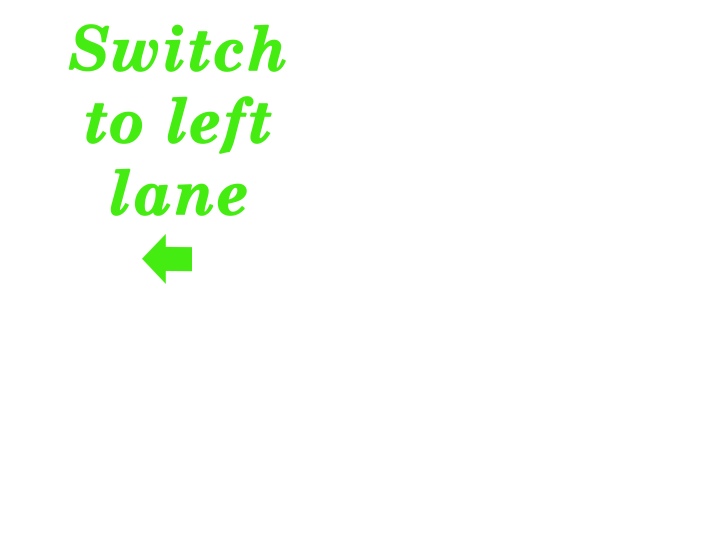
#> input picture Lane Detection Project/left.jpg, 1440 x 1080 px (shown at 1/2 size)
$ python Proj1.py
#> lines starting #> are read from the running program, lines starting #| are printed output that depends on the picture; after the words box and inside, x2 and y2 are one past the last pixel; in counts of white or black regions, pixels touching at a corner belong together; pictures that were not available may be replaced by others from this repository, and a replacement may not be noted
# %% [markdown]
# # Project 1: Lane Detection
# # Daniel Malky 318570462
# # Amit Viner 208538892

import numpy as np
import matplotlib.pyplot as plt
import cv2

# %%
# ## Import a video
cv2.namedWindow('out',cv2.WINDOW_NORMAL)
cv2.resizeWindow('out', 800,600)

cap = cv2.VideoCapture('input.mp4')
if (cap.isOpened() == False):
  print("Error opening video file")

orig_frame_width = frame_width = int(cap.get(3))
orig_frame_height = frame_height = int(cap.get(4))

# %%
# ## Video Attributes
fig = (10,10)                           # figure size
color = (70, 170, 0)                    # line color
thick = 4                               # line thickness

# ## Set attributes for relavent zone to mask (rectangle points)
W_start = 500
H_start = 680
W_end = 900
H_end = 980

# ## Additional Attributes
H_limit_up = H_start                    # starting and ending boundries for lines to draw
H_limit_down = H_end - 20
r_step = 1
t_step = np.pi / 180
TH = 30

# %%
# ## Load images that will be presented when changing lanes
left_image = cv2.imread('left.jpg', cv2.IMREAD_UNCHANGED)
#> left_image is the input picture: shape (1080, 1440, 3); mean B, G, R 248.4, 254.5, 249.8
left_image = cv2.cvtColor(left_image, cv2.COLOR_BGR2RGB)
left_image[left_image > 240] = 0
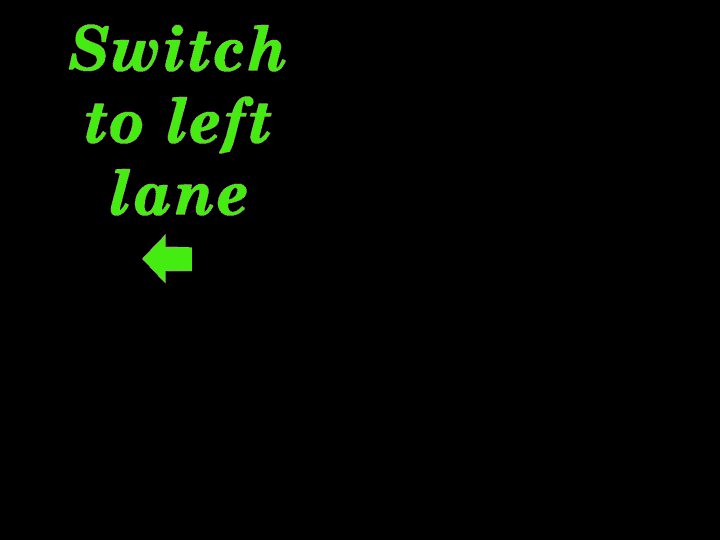
#> left_image: shape (1080, 1440, 3) (shown at 1/2 size); mean R, G, B 2.3, 6.3, 0.9

right_image = cv2.imread('right.jpg', cv2.IMREAD_UNCHANGED)
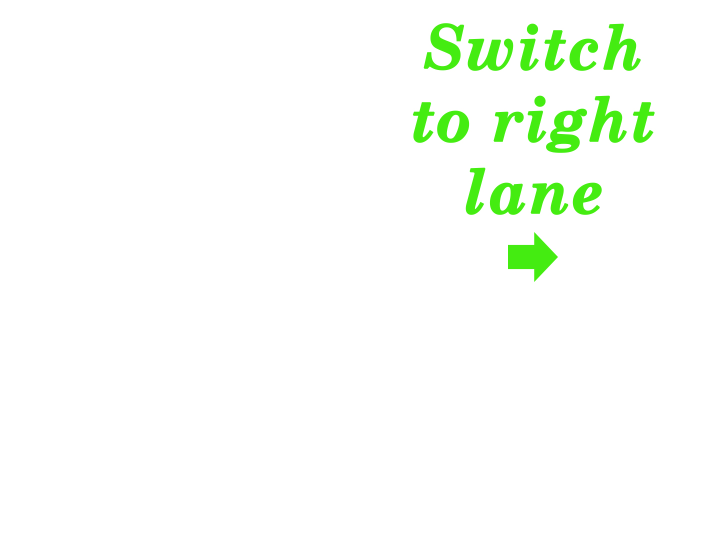
#> input picture Lane Detection Project/right.jpg, 1440 x 1080 px (shown at 1/2 size)
#> right_image is the input picture: shape (1080, 1440, 3); mean B, G, R 247.8, 254.4, 249.4
right_image = cv2.cvtColor(right_image, cv2.COLOR_BGR2RGB)
right_image[right_image > 240] = 0
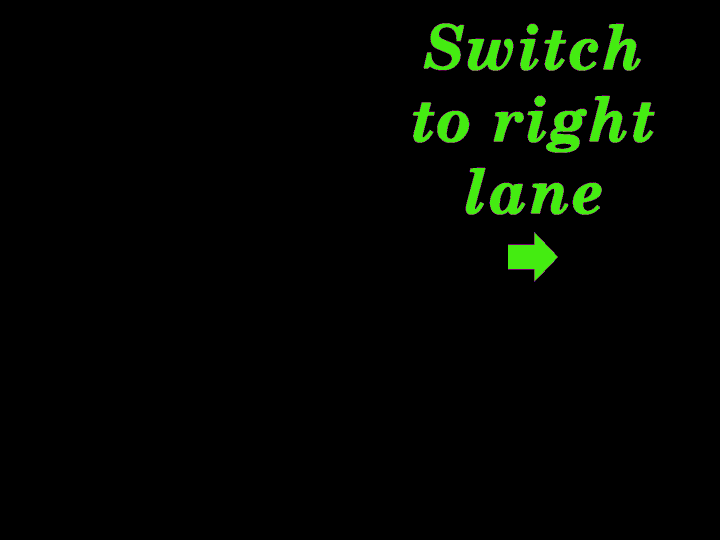
#> right_image: shape (1080, 1440, 3) (shown at 1/2 size); mean R, G, B 2.5, 6.9, 1
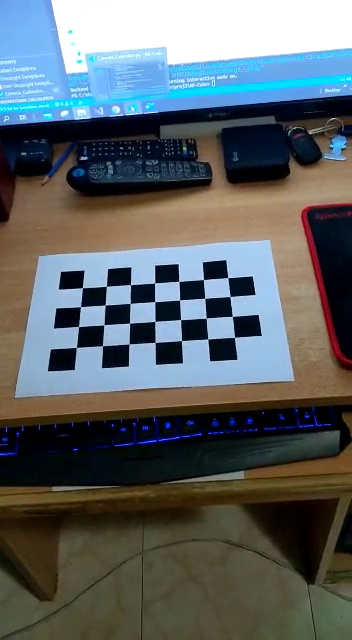
#> input picture AR Project/AR-Cube/media/chessboard/image-chessboard-1.jpeg, 352 x 640 px, given in place of input.mp4, which was not available
#> further down, frame is the input picture: shape (640, 352, 3); mean B, G, R 102.3, 99.7, 92.7

max_message_dur = 100 # duration for the image to show
left_image_counter = [0]
right_image_counter = [0]

# %%
# ## Class - MyLine
# ## A class for calculating one "smart line" given a series of spreaded lines.
class MyLine:
    x1 = 0
    x2 = 0
    y1 = 0
    y2 = 0
    Counter = 0

    # initialization.
    def __init__(self, side):  # letf == 0 right == 1
       self.side = side

    # add a line to the smart line calculation.
    # [16 lines left out: functions Add_Line, Calc_Lane_Line, not called in this run]

    # returns the smart line's incline.
    def My_M(self):
        return Get_M(self.x1, self.x2, self.y1, self.y2)

    # returns whether the lines added are valid for calculation.
    def Is_Valid(self):
        return not((self.x1 == 0) and (self.x2 == 0) and (self.y1 == 0) and (self.y2 == 0))

    # adjusts the height and length of the lines to fit the frame.
    # [7 lines left out: function Fix_Me, not called in this run]


# %%
# ## Function that masks relevant zone for lane detection in a frame.
# ## @param img the source image to mask
# ## @param P_start (x,y) of the rectangle mask [top left point]
# ## @param P_end (x,y) of the rectangle mask [bottom right point]
# ## @return the masked image, everything outside the rectangle zone gets black
def Get_Mask(img, P_start,P_end):
    mask_res = np.zeros(img.shape[:2], dtype="uint8")
    cv2.rectangle(mask_res, P_start,P_end , 255, -1)
    masked = cv2.bitwise_and(img, img, mask=mask_res)
    return masked

# %%
# ## Function that masks gets a line as two points from rho ad theta representation.
# ## @param r_t rho and theta representation of the line
# ## @return (x1, y1, x2, y2) that represent the line as two points
# [37 lines left out: functions Get_Linear, Get_M, Is_Correct_Line, not called in this run]

# %%
# ## Function that identifies left lane line from right.
# ## @param x1, x2, y1, y2 - coordinates for the two points on the line
# ## @return True iff the line is a right lane line.
def Check_Right(x1, x2, y1, y2):
    return Get_M(x1, x2, y1, y2) > 0

# %%
# ## Function that detects lane changes.
# ## @param Left_line the detected left lane smart line
# ## @param Right_line the detected right lane smart line
# ## @param mid_src the x coordinate of the middle pixel in the source frame
# ## @return 'left' / 'right' / 'none' according to what lane change was found
# [51 lines left out: functions Detect_Lane_Change, Get_Faded_Weight, Handle_Lane_Change, not called in this run]

# %%
# ## Function that processes and draws lane lines on a frame.
# ## @param image the source image
# ## @return image after drawing and marking
def process_image(image):
    dst = image.copy()
    Im_gary = cv2.cvtColor(dst, cv2.COLOR_BGR2GRAY)
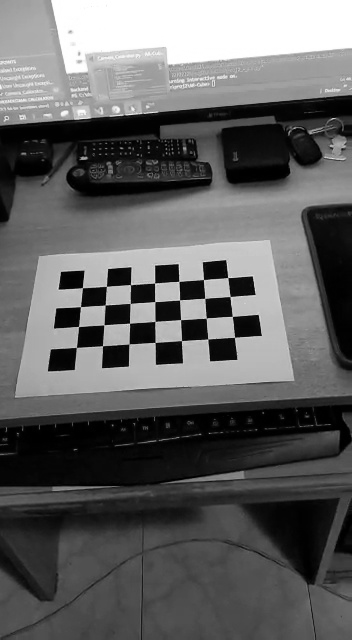
#> Im_gary: shape (640, 352); min 0, max 255, mean 97.9
    (thr, Gray_thr_img) = cv2.threshold(Im_gary, 127, 255, cv2.THRESH_BINARY)
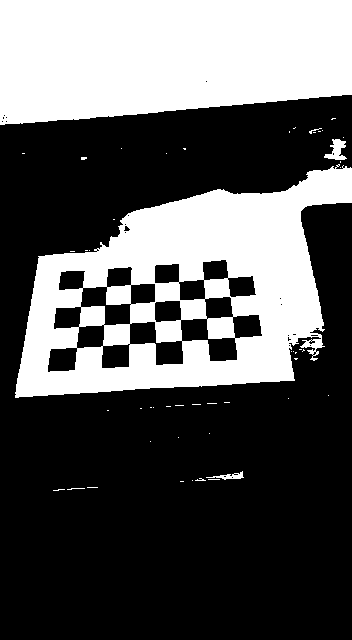
#> Gray_thr_img: shape (640, 352); 35.4% white; 50 white regions (45 under 20 px), largest, box (x1, y1, x2, y2) and area: (15, 164, 352, 398) 40329, (0, 0, 352, 125) 38854, (324, 139, 347, 160) 259, (206, 471, 244, 480) 129, (309, 128, 322, 134) 21
    Gaus_img = cv2.GaussianBlur(Gray_thr_img, (7, 7), 0)  # make less noise
    Canny_Img = cv2.Canny(Gaus_img, 50, 170)
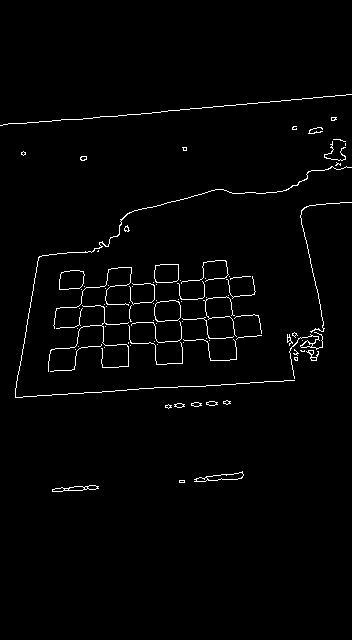
#> Canny_Img: shape (640, 352); 1.7% white in thin lines or dots, all inside (x1, y1, x2, y2) = (0, 94, 352, 492)
    Mask_img = Get_Mask(Canny_Img,(W_start,H_start),(W_end,H_end))
#> in Get_Mask, `cv2.rectangle(mask_res, P_start,P_end , 255, -1)`: mask_res: shape (640, 352); every value is 0

    lines = cv2.HoughLines(Mask_img, r_step, t_step, TH)
#> lines = None
    Left_Line = MyLine(0)
    Right_Line = MyLine(1)

    # no lines detected
    if lines is None:
        return image

    for r_t in lines:
        (x1, y1, x2, y2) = Get_Linear(r_t)
        if Is_Correct_Line(x1, x2, y1, y2):    #dicide whether the line represents a lane or a mistake
            if not Check_Right(x1, x2, y1, y2):
                Left_Line.Add_Line(x1, y1, x2, y2)
            else:
                Right_Line.Add_Line(x1, y1, x2, y2)

    Left_Line.Calc_Lane_Line()
    Right_Line.Calc_Lane_Line()

    if Left_Line.Is_Valid():
      Left_Line.Fix_Me(H_limit_up, H_limit_down)
      dst = cv2.line(dst, (Left_Line.x1, Left_Line.y1), (Left_Line.x2, Left_Line.y2), color,
                       thickness=thick)

    if Right_Line.Is_Valid():
       Right_Line.Fix_Me(H_limit_up, H_limit_down)
       dst = cv2.line(dst, (Right_Line.x1, Right_Line.y1), (Right_Line.x2, Right_Line.y2), color,
                         thickness=thick)

    lane_change = Detect_Lane_Change(Left_Line, Right_Line, int(orig_frame_width/2))
    dst = Handle_Lane_Change(dst, lane_change, left_image_counter, right_image_counter)
    lane_change = 'none'

    return dst


# %%
# ## -Main code snippet-
# ## Read each frame of the source video, process it, and paste it on the output video.
out = cv2.VideoWriter('output.avi',cv2.VideoWriter_fourcc('M','J','P','G'), 30, (orig_frame_width,orig_frame_height))
while(cap.isOpened()):
    ret, frame = cap.read()

    if ret == True:
        reframe = process_image(frame)
    else:
        break

    out.write(reframe)
    cv2.imshow('out', reframe)

    if cv2.waitKey(10) & 0xFF == ord('q'):
#> (key q is pressed here)
        break


cap.release()
out.release()
cv2.destroyAllWindows()

# %%
